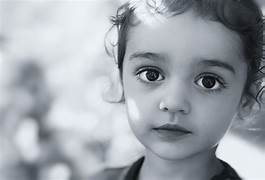
#> input picture Face_and_Eye_recognition/img.jpg, 265 x 180 px
$ python Face_and_Eye_recognition.py
#> lines starting #> are read from the running program, lines starting #| are printed output that depends on the picture; after the words box and inside, x2 and y2 are one past the last pixel; in counts of white or black regions, pixels touching at a corner belong together
import numpy as np
import cv2

# Load the classifiers
face_classifier = cv2.CascadeClassifier('haarcascade_frontalface_default.xml')
eye_classifier = cv2.CascadeClassifier('haarcascade_eye.xml')

# Read the image
img = cv2.imread(r"img.jpg")
#> img is the input picture: shape (180, 265, 3); mean B, G, R 172.9, 166.1, 160.7
gray = cv2.cvtColor(img, cv2.COLOR_BGR2GRAY)

# Detect faces
faces = face_classifier.detectMultiScale(gray, 1.3, 5)
#> faces = [[100, 18, 151, 151]]

# Check if faces are detected
if len(faces) == 0:
    print("No Face Found")
else:
    # Iterate through detected faces
    for (x, y, w, h) in faces:
        cv2.rectangle(img, (x, y), (x + w, y + h), (127, 0, 255), 2)
        roi_gray = gray[y:y + h, x:x + w]
        roi_color = img[y:y + h, x:x + w]

        # Detect eyes within the detected face region
        eyes = eye_classifier.detectMultiScale(roi_gray)
        for (ex, ey, ew, eh) in eyes:
            cv2.rectangle(roi_color, (ex, ey), (ex + ew, ey + eh), (255, 255, 0), 2)
#> this loop made 1 pass
#> (x, y, w, h, eyes) on pass 1: (100, 18, 151, 151, [[29, 36, 41, 41], [86, 41, 45, 45]])
#> pass 1, `roi_gray = gray[y:y + h, x:x + w]`:
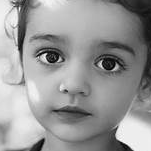
#> roi_gray: shape (151, 151); min 1, max 254, mean 152
#> pass 1, `roi_color = img[y:y + h, x:x + w]`:
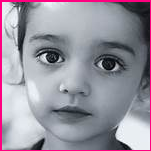
#> roi_color: shape (151, 151, 3); mean B, G, R 158.8, 146.9, 151.5
#> after the loop:
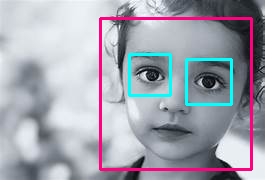
#> img: shape (180, 265, 3); 5.94% of pixels changed, all inside (x1, y1, x2, y2) = (99, 17, 253, 171)
#> after the loop:
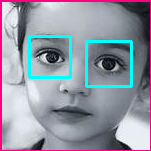
#> roi_color: shape (151, 151, 3); 4.49% of pixels changed, all inside (x1, y1, x2, y2) = (28, 35, 133, 88)

    # Display the result
    cv2.imshow('Detected Faces and Eyes', img)
    cv2.waitKey(0)

# Close all OpenCV windows
cv2.destroyAllWindows()
